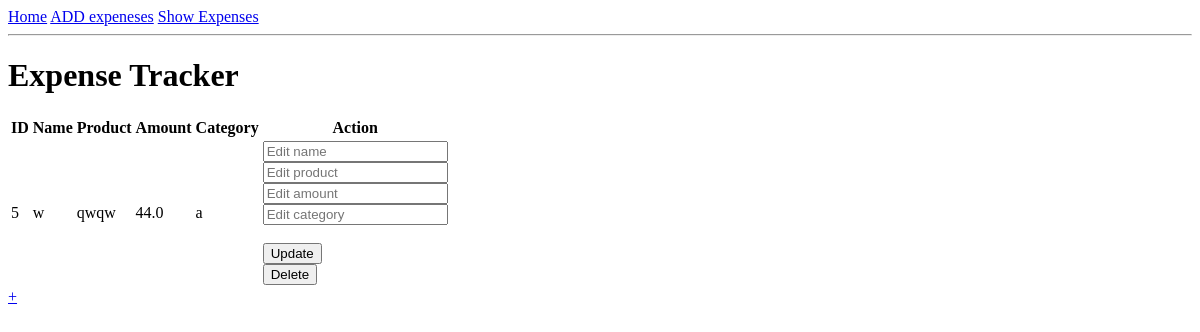
Before: /show_expenses with the older database file.
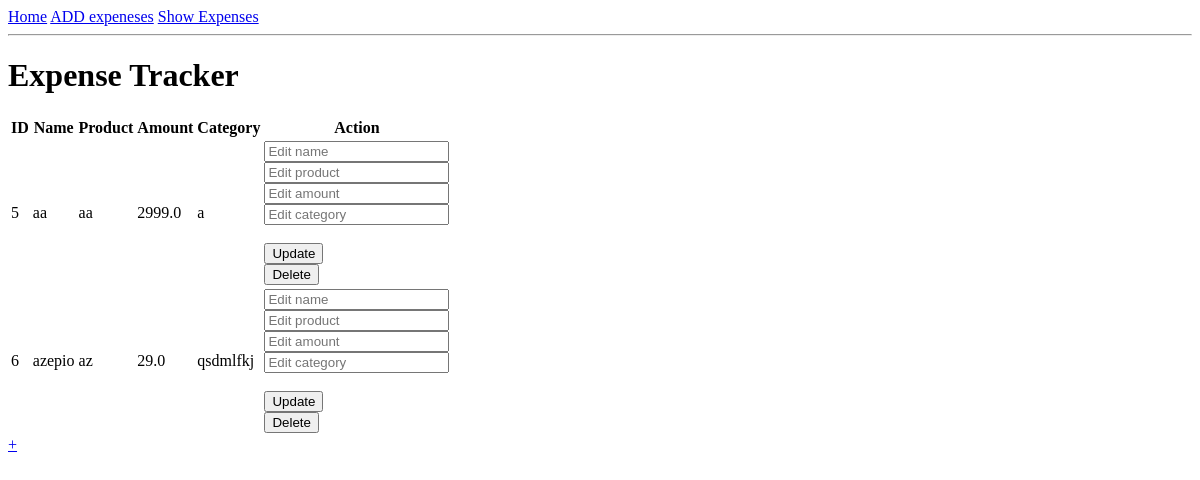
After: the same page with the newer database file.
### app/models.py (models this page shows, shortened)
class Expense(db.Model):
    __tablename__ = 'expenses'
    id : so.Mapped[int] = so.mapped_column(primary_key=True,nullable=False)
    name : so.Mapped[str] = so.mapped_column(sa.String(80), nullable=False,
                                             index=True)
    product : so.Mapped[str] = so.mapped_column(sa.String(80), nullable=False)
    amount : so.Mapped[float] = so.mapped_column(sa.Float(), nullable=False)
    category : so.Mapped[str] = so.mapped_column(sa.String(80), nullable=False,
                                                 index=True)

### app/routes.py (the view)
@app.route('/show_expenses' , methods=['GET','POST'])
def show_expenses():
    expenses = db.session.query(Expense).all()
    return render_template('show_expenses.html', expenses=expenses)

### app/templates/show_expenses.html (shortened to what this page needs)
{% extends "base.html" %}
{% block content %}
<div class="container">
    <h1 class="mb-4">Expense Tracker</h1>
    <table class="table">
        <thead>
            <tr>
                <th>ID</th>
                <th>Name</th>
                <th>Product</th>
                <th>Amount</th>
                <th>Category</th>
                <th>Action</th>
            </tr>
        </thead>
        <tbody>
            {% for expense in expenses %}
            <tr>
                <td>{{ expense.id }}</td>
                <td>{{ expense.name }}</td>
                <td>{{ expense.product }}</td>
                <td>{{ expense.amount }}</td>
                <td>{{ expense.category }}</td>
                <td>
                        <form action="{{ url_for('edit_expenses', id=expense.id) }}" method="post">
                        <input type="text" id="name" name="name" placeholder="Edit name"><br>
                        <input type="text" id="product" name="product" placeholder="Edit product"><br>
                        <input type="" id="amount" name="amount" placeholder="Edit amount"><br>
                        <input type="text" id="category" name="category" placeholder="Edit category"><br><br>
                        <input type="submit" value="Update">
                    </form>
                    <form action="/delete_expenses" method="post" class="d-inline">
                        <button type="submit" class="btn btn-danger btn-sm">Delete</button>
                    </form>
                </td>
            </tr>
            {% endfor %}
        </tbody>
    </table>
</div>
<a href="/add_expense" class="btn btn-primary"> + </a>
{% endblock %}

### app/templates/base.html (shortened to what this page needs)
<!doctype html>
<html>
    <head>
    </head>
    <body>
        <div>
            <a href="{{ url_for('index') }}">Home</a>
            <a href="{{ url_for('add_expense') }}">ADD expeneses</a>
            <a href="{{ url_for('show_expenses') }}">Show Expenses</a>
        </div>
        <hr>
        {% block content %}{% endblock %}
    </body>
</html>

Changed rows visible on the page:
changed Expense id 5: name "w" → "aa"; product "qwqw" → "aa"; amount "44.0" → "2999.0"
added Expense: id "6", name "azepio", product "az", amount "29.0", category "qsdmlfkj"
